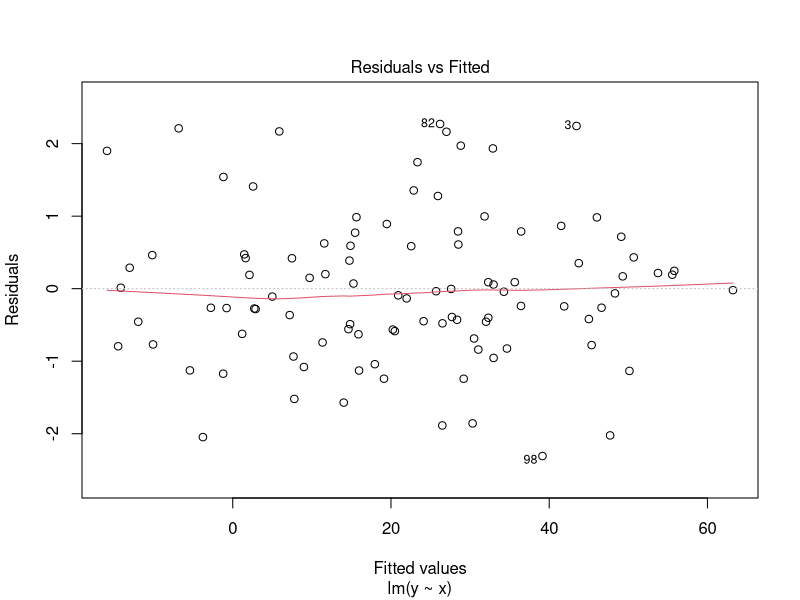
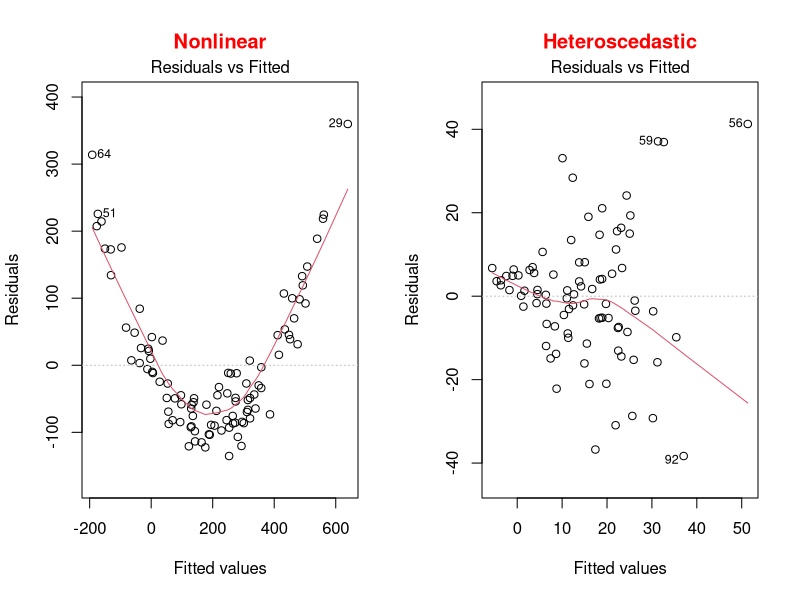
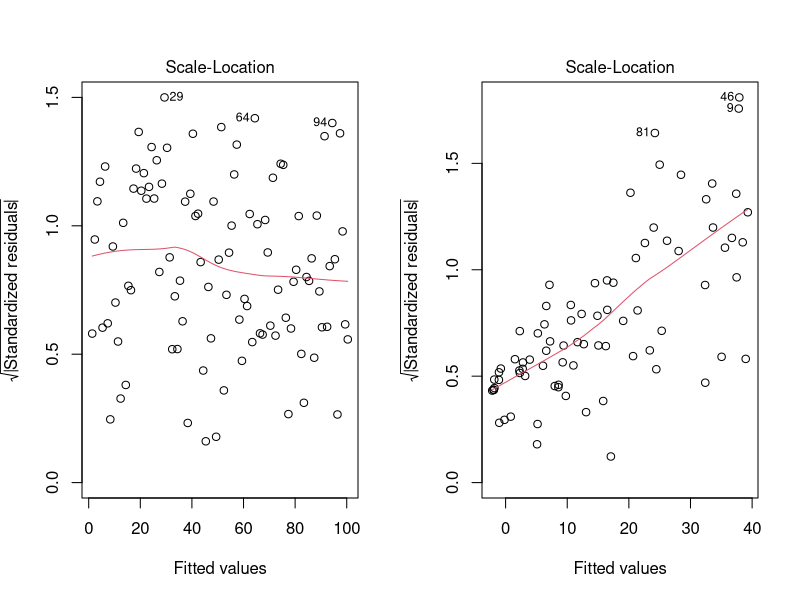
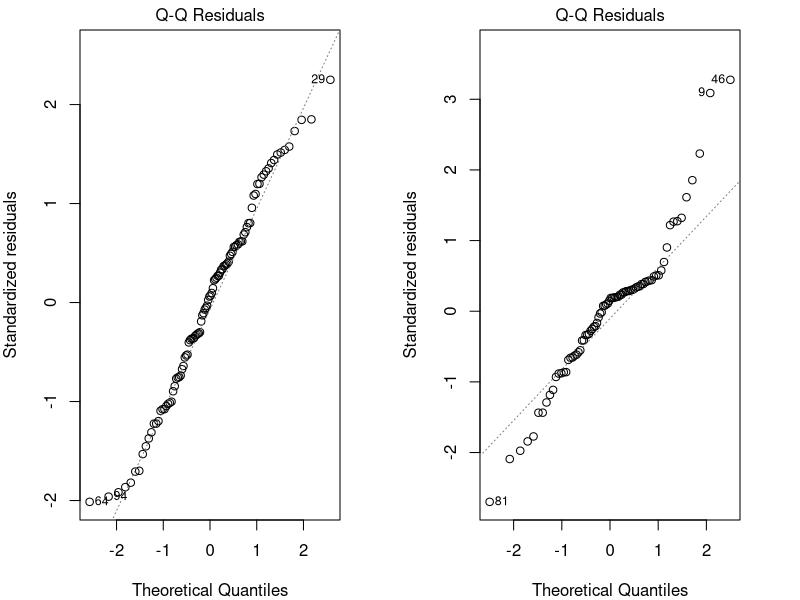
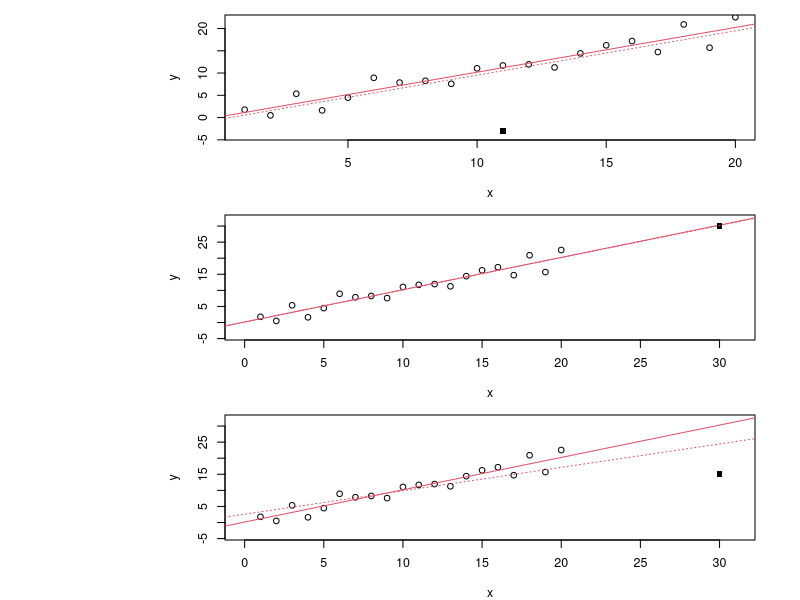
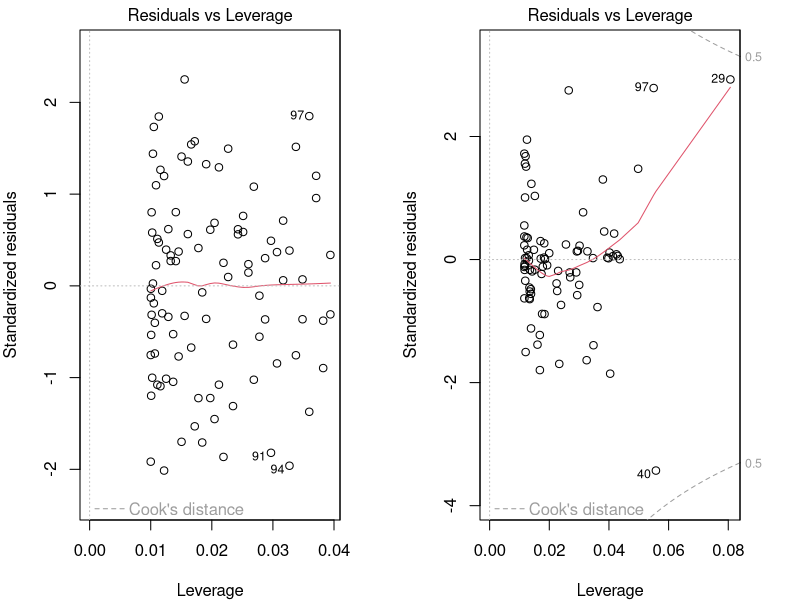
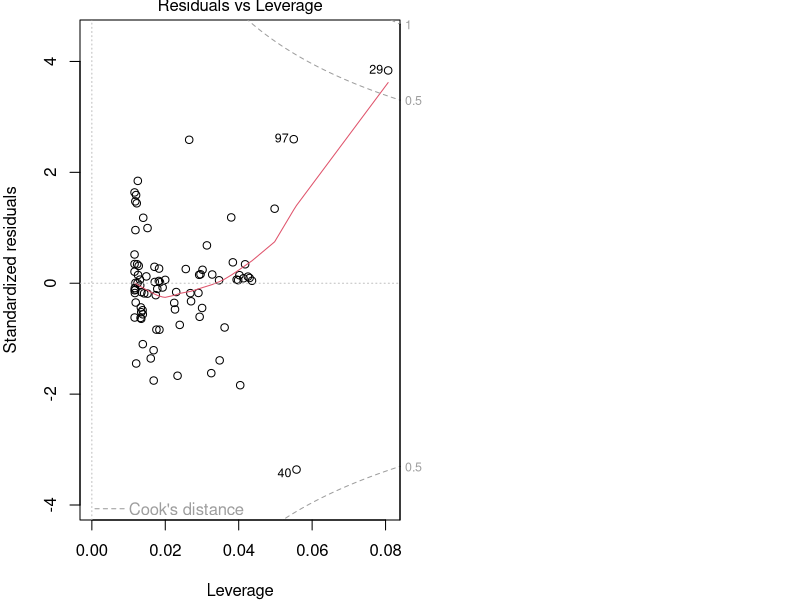
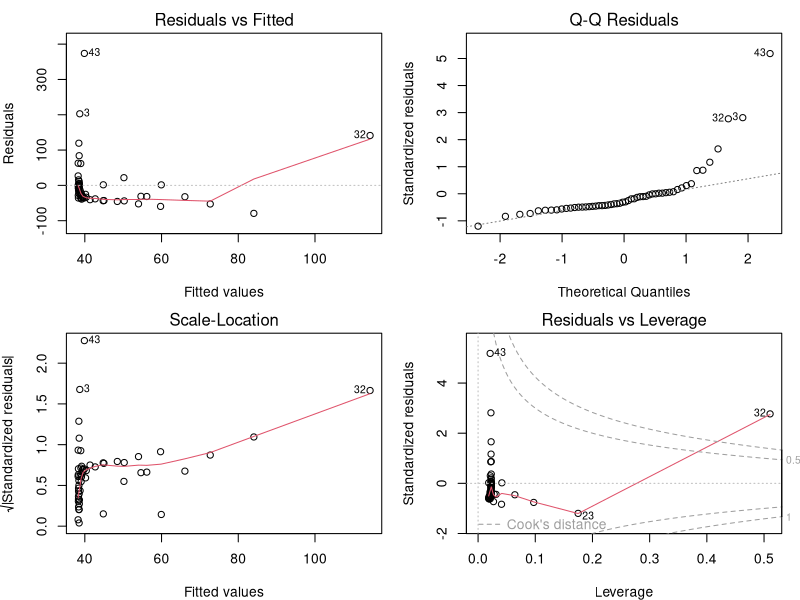

Generate these figures, in order, with R: (Note: this script raises an error after producing the figures.)
## ---- chunk 1
knitr::opts_chunk$set(
  comment = "#",
  collapse = TRUE,
  #cache = TRUE,
  warning = FALSE,
  message = FALSE,
  fig.width=6, fig.height=6,
  fig.align = 'center'
)
## ---- chunk 2
options(repos=structure(c(CRAN="http://cran.r-project.org")))
## ---- chunk 3
if (!require(dplyr)) install.packages("dplyr")
library(dplyr)

if (!require(kableExtra)) install.packages("kableExtra")
library(kableExtra)

if (!require(vegan)) install.packages("vegan")
library(vegan)

if (!require(e1071)) install.packages("e1071")
library(e1071)

if (!require(MASS)) install.packages("MASS")
library(MASS)

if (!require(car)) install.packages("car")
library(car)
## ---- chunk 4
bird <- read.csv("Scripts_and_data/birdsdiet.csv")
## ---- chunk 5
str(bird)
## ---- chunk 6
str(bird)
## ---- chunk 7
lm1 <- lm(MaxAbund ~ Mass, data = bird)
## ---- chunk 8
  set.seed(1234564)
  x <- rnorm(100,10,10)
  y <- 2*x+0 + rnorm(100)
  lm <- lm(y~x)
  plot(lm, which = 1)
## ---- chunk 9
par(mfrow=c(1,2))
set.seed(1234564)
x = rnorm(100,10,10)
y = (x)^2 + rnorm(length(x),0,30)
lm=lm(y~scale(x))
plot(lm,which = 1, main = "Nonlinear", col.main="red")

x = rnorm(100,10,10)
y = (x) + 0 + rnorm(length(x), 0, x)
lm=lm(y~scale(x))
plot(lm,which = 1, main = "Heteroscedastic", col.main="red")
## ---- chunk 10
par(mfrow=c(1,2))
set.seed(1234564)
x <- 1:100
y <- x + rnorm(100,sd=5)
lm=lm(y~x)
plot(lm,which = 3)

set.seed(2)
x = rnorm(100,10,10)
y = (x) + 0 + rnorm(length(x), 0, x)
lm=lm(y~scale(x))
plot(lm,which = 3)
## ---- chunk 11
par(mfrow=c(1,2), mar = c(4, 4, 1.5, 3))
set.seed(1234564)
x <- 1:100
y <- x + rnorm(100,sd=5)
lm=lm(y~x)
plot(lm, which = 2)

set.seed(2)
x = rnorm(100,10,10)
y = (x) + 0 + rnorm(length(x), 0, x)
lm=lm(y~scale(x))
plot(lm, which = 2)
## ---- chunk 12
par(mfrow=c(3, 1), mar = c(4, 15, 1, 3), cex = 0.75)
set.seed(1234564)
x <- 1:20
y <- rnorm(x, x, 2)
lm0 <- lm(y ~ x)
# plot 1
plot(x, y, ylim = c(-4, 22)); abline(lm0, col = 2); points(11, -3, pch = 15)
# add 20, 10 point to the new lm
xx <- c(x, 11); yy <- c(y, -3)
abline(lm(yy ~ xx), col = 2, lty = 3)
text(-18, 10, srt=0, adj = 0, labels = '* No leverage \n* Low influence', xpd = TRUE, cex = 1.5)
# plot 2
plot(x, y, ylim = c(-4, 32), xlim = c(0, 31)); abline(lm0, col = 2); points(30, 30, pch = 15)
# add 20, 10 point to the new lm
xx <- c(x, 30); yy <- c(y, 30)
abline(lm(yy ~ xx), col = 2, lty = 3)
text(-31, 15, srt=0, adj = 0, labels = '* High leverage \n* No influence', xpd = TRUE, cex = 1.5)

# plot 3
plot(x, y, ylim = c(-4, 32), xlim = c(0, 31)); abline(lm0, col = 2); points(30, 15, pch = 15)
# add 20, 10 point to the new lm
xx <- c(x, 30); yy <- c(y, 15)
abline(lm(yy ~ xx), col = 2, lty = 3)
text(-31, 15, srt=0, adj = 0, labels = '* High leverage \n* High influence', xpd = TRUE, cex = 1.5)
## ---- chunk 13
par(mfrow=c(1,2), mar = c(4, 4, 1.5, 3))
set.seed(1234564)
x <- 1:100
y <- x + rnorm(100,sd=5)
lm=lm(y~x)
plot(lm, which = 5)

set.seed(1234564)
x = rnorm(100,10,10)
y = (x) + 0 + rnorm(length(x), 0, x)
lm=lm(y~scale(x))
plot(lm, which = 5)
## ---- chunk 14
par(mar = c(4, 4, 1, 0))
set.seed(1234564)
x = rnorm(100,10,10)
y = (x) + 0 + rnorm(length(x), 0, x)
y[29] <- 100
lm=lm(y~scale(x))
plot(lm, which = 5)
## ---- chunk 15
par(mfrow=c(2,2), mar = c(4,4,2,1.1), oma =c(0,0,0,0))
plot(lm1)
## ---- chunk 16
par(mfrow=c(1,3), mar = c(4,4,3,1), cex = 0.8)
plot(bird$MaxAbund ~ bird$Mass)
abline(lm1) # adds the best-fit line
hist(bird$MaxAbund) # hist() produces a histogram of the variable
hist(bird$Mass)
## ---- chunk 17
shapiro.test(bird$MaxAbund)
shapiro.test(bird$Mass)
## ---- chunk 18
skewness(bird$MaxAbund)
skewness(bird$Mass)
## ---- chunk 19
bird$logMaxAbund <- log10(bird$MaxAbund)
bird$logMass <- log10(bird$Mass)
## ---- chunk 20
lm2 <- lm(logMaxAbund ~ logMass, data = bird)
## ---- chunk 21
par(mfrow=c(2,2), mar=c(3,4,1.15,1.2))
plot(lm2)
## ---- chunk 22
par(mfrow=c(1,3), mar=c(4,4,1.15,1.2))
plot(logMaxAbund ~ logMass, data=bird)
abline(lm2)
hist(log10(bird$MaxAbund))
hist(log10(bird$Mass))
## ---- chunk 23
summary(lm2)
## ---- chunk 24
lm2$coef
summary(lm2)$coefficients
summary(lm2)$r.squared
## ---- chunk 25
summary(lm2)
## ---- chunk 26
lm3 <- lm(logMaxAbund~logMass, data=bird, subset=!bird$Aquatic)
# removes aquatic birds (= TRUE)
# or equivalently
lm3 <- lm(logMaxAbund~logMass, data=bird, subset=bird$Aquatic == 0)
## ---- chunk 27
par(mfrow=c(1,2), mar = c(4, 4, 3, 1))
plot(logMaxAbund~logMass, data=bird, main = 'All birds')
abline(lm2, col = 'red')
plot(logMaxAbund~logMass, data=bird, subset=!bird$Aquatic, main = 'Terrestrial birds')
abline(lm3, col = 'red')
## ---- chunk 28
# Run the model
lm4 <- lm(logMaxAbund ~ logMass, data=bird, subset=bird$Passerine == 1)
summary(lm4)
## ---- chunk 29
# diagnostic plots
par(mfrow=c(2,2), mar = c(4,4,2,1.1), oma =c(0,0,0,0))
plot(lm4)
## ---- chunk 30
# Recall: we want adj.r.squared
summary(lm2)$adj.r.squared
summary(lm3)$adj.r.squared
summary(lm4)$adj.r.squared
## ---- chunk 31
boxplot(logMass ~ Aquatic,
        data = bird, names = c("Non-Aquatic", "Aquatic"))
## ---- chunk 32
var.test(logMass ~ Aquatic, data = bird)
## ---- chunk 33
ttest1 <- t.test(logMass ~ Aquatic, var.equal = TRUE, data = bird)

# Or use lm()
ttest.lm1 <- lm(logMass ~ Aquatic, data=bird)
## ---- chunk 34
ttest1$statistic^2
anova(ttest.lm1)$F
# answer: F=60.3845 in both cases
## ---- chunk 35
ttest1
## ---- chunk 36
# Unilateral t-test
uni.ttest1 <- t.test(logMass ~ Aquatic,
                     var.equal = TRUE,
                     data = bird,
                     alternative = "less")
## ---- chunk 37
uni.ttest1
## ---- chunk 38
str(bird)
## ---- chunk 39
par(mar = c(4, 4, 0.5, 1))
boxplot(logMaxAbund ~ Diet,
        data = bird, ylab = expression("log"[10]*"(Maximum Abundance)"), xlab = 'Diet')
## ---- chunk 40
par(mar=c(4,4,.1,1))
med <- sort(tapply(bird$logMaxAbund, bird$Diet, median))
boxplot(logMaxAbund ~ factor(Diet, levels = names(med)), data = bird,
        ylab = expression("log"[10]*"(Maximum Abundance)"), xlab = 'Diet')
## ---- chunk 41
par(mar=c(4,4,.4,1))
plot.design(logMaxAbund ~ Diet, data=bird, ylab = expression("log"[10]*"(Maximum Abundance)"))
## ---- chunk 42
anov1 <- lm(logMaxAbund ~ Diet,
            data = bird)
## ---- chunk 43
aov1 <- aov(logMaxAbund ~ Diet,
            data = bird)
## ---- chunk 44
anova(anov1)
## ---- chunk 45
summary(aov1)
## ---- chunk 46
bartlett.test(logMaxAbund ~ Diet,
              data = bird)
## ---- chunk 47
shapiro.test(resid(anov1))
## ---- chunk 48
summary(anov1)
## ---- chunk 49
summary.lm(aov1)
## ---- chunk 50
TukeyHSD(aov(anov1), ordered = TRUE)
## ---- chunk 51
par(mar=c(3,3,0.5,0.5))
sd <- tapply(bird$logMaxAbund, list(bird$Diet), sd)
means <- tapply(bird$logMaxAbund, list(bird$Diet), mean)
n <- length(bird$logMaxAbund)
se <- 1.96*sd/sqrt(n)
bp <- barplot(means, ylim = c(0, max(bird$logMaxAbund) - 0.5))
epsilon = 0.1
segments(bp, means - se, bp, means + se, lwd=2) # vertical bars
segments(bp - epsilon, means - se, bp + epsilon, means - se, lwd = 2) # horizontal bars
segments(bp - epsilon, means + se, bp + epsilon, means + se, lwd = 2) # horizontal bars
## ---- chunk 52
anov2 <- lm(logMaxAbund ~ Diet*Aquatic, data = bird)
summary(anov2)
## ---- chunk 53
anov2 <- lm(logMaxAbund ~ Diet*Aquatic, data = bird)
anova(anov2)
## ---- chunk 54
## functions
f1 <- function(x, a, b) {
  return(x*a+b)
}
# conf for plot
col = rgb(118, 143, 175, maxColorValue = 255)
x <- 1:20
par(mfrow = c(1, 3), mar = c(1, 1, 6.5, 4))

# plot 1
plot(x, f1(x, a=1.1,b=2), ylim = c(0, 60), type = 'l', lwd = 2.5, xaxt = "n", yaxt = "n", xlab = "", ylab = "", bty='l', col = col)
lines(f1(x, a=1.1,b=17), lwd = 2.5, col = col)
lines(f1(x, a=0.6,b=22), lwd = 2.5, col = col)
lines(f1(x, a=1.1,b=40), lwd = 2.5, col = col)
mtext('One level of the factor\n has a different slope', side = 3, line = 2, cex = 1.5)
# plot 2
plot(x, f1(x, a=.5,b=2), ylim = c(0, 60), type = 'l', lwd = 2.5, xaxt = "n", yaxt = "n", xlab = "", ylab = "", bty='l', col = col)
lines(f1(x, a=1.1,b=17), lwd = 2.5, col = col)
lines(f1(x, a=1.1,b=22), lwd = 2.5, col = col)
lines(f1(x, a=0.01,b=40), lwd = 2.5, col = col)
mtext('Many levels have\n different slopes', side = 3, line = 2, cex = 1.5)
# plot 3
plot(x, f1(x, a=1.1,b=2), ylim = c(0, 60), type = 'l', lwd = 2.5, xaxt = "n", yaxt = "n", xlab = "", ylab = "", bty='l', col = col)
lines(f1(x, a=1.1,b=17), lwd = 2.5, col = col)
lines(f1(x, a=1.1,b=22), lwd = 2.5, col = col)
lines(f1(x, a=1.1,b=40), lwd = 2.5, col = col)
mtext('No interaction', side = 3, line = 2, cex = 1.5)
## ---- chunk 55
# plot to simulate effects::effect() plot
a = 40; b =20; sd = 8
par(mar=c(4,4,.5,1))
plot(c(a, b), ylim = c(10, 50), xlim = c(0.9, 2.1), xlab = 'factor Z', ylab = 'Y', xaxt = 'n')
lines(c(a, b), col = 4, pch = 1.5)
segments(c(1, 2), c(a-sd, b-sd), c(1,2), c(a+sd, b+sd), lwd = 1.5, col = 'orange')
segments(c(1, 2) - .04, c(a, b) + sd, c(1, 2) + .04, c(a, b) + sd, lwd = 1.5, col = 'orange')
segments(c(1, 2) - .04, c(a, b) - sd, c(1, 2) + .04, c(a, b) - sd, lwd = 1.5, col = 'orange')
points(c(1, 2), c(a, b), pch = 16, col = 4)
axis(1, at = c(1, 2), labels = FALSE) # add ticks
mtext(c('Level 1', 'Level 2'), 1, at = 1:2, line = 0.5) # add labels to ticks
## ---- chunk 56
str(bird)
## ---- chunk 57
ancov1 <- lm(logMaxAbund ~ logMass*Diet,
             data = bird)
anova(ancov1)
## ---- chunk 58
ancov2 <- lm(logMaxAbund ~ logMass + Diet,
             data = bird)
anova(ancov2)
## ---- chunk 59
Dickcissel = read.csv("Scripts_and_data/dickcissel.csv")
str(Dickcissel)
## ---- chunk 60
# select variables
var <- c('clTma', 'NDVI', 'grass', 'abund')
plot(Dickcissel[, var])
## ---- chunk 61
lm.mult <- lm(abund ~ clTma + NDVI + grass, data = Dickcissel)
summary(lm.mult)
## ---- chunk 62
par(mfrow = c(2, 2))
par(mfrow=c(2,2), mar = c(3.9,4,1.2,1.1), oma =c(0,0,0,0))
plot(lm.mult)
## ---- chunk 63
summary(lm.mult)
## ---- chunk 64
par(mfrow=c(1,3), mar=c(4, 4, 0.5, 0.5), cex = 1)
plot(abund ~ clTma, data = Dickcissel)
plot(abund ~ NDVI,  data = Dickcissel)
plot(abund ~ grass, data = Dickcissel)
## ---- chunk 65
lm.full <- lm(abund ~ . - Present,
              data = Dickcissel)
lm.step <- step(lm.full)
## ---- chunk 66
summary(lm.full)
## ---- chunk 67
summary(lm.step)
## ---- chunk 68
tapply(bird$logMaxAbund, bird$Diet, mean)
coef(anov1)
coef(anov1)[1] + coef(anov1)[2] # InsectVert
coef(anov1)[1] + coef(anov1)[3] # Plant
## ---- chunk 69
sum(contrasts(bird$Diet)[,1])
sum(contrasts(bird$Diet)[,1]*contrasts(bird$Diet)[,2])
## ---- chunk 70
options(contrasts=c("contr.helmert", "contr.poly"))
sum(contrasts(bird$Diet)[,1])
sum(contrasts(bird$Diet)[,1]*contrasts(bird$Diet)[,2])
## ---- chunk 71
anov3 <- lm(logMaxAbund ~ Diet, data = bird)
summary(anov3)
## ---- chunk 72
table(bird$Aquatic)
## ---- chunk 73
unb.anov1 <- lm(logMaxAbund ~ Aquatic + Diet, data = bird)
unb.anov2 <- lm(logMaxAbund ~ Diet + Aquatic, data = bird)
## ---- chunk 74
anova(unb.anov1)
## ---- chunk 75
anova(unb.anov2)
## ---- chunk 76
car::Anova(unb.anov1, type = "III")
## ---- chunk 77
car::Anova(unb.anov2, type = "III")
## ---- chunk 78

poly.reg=data.frame(Degree = 0:5,
                    Name = c("Constant","Linear","Quadratic",
                             "Cubic","Quartic","Quintic"),
                    Example = c("\\(3\\)",
                                "\\(x+9\\)",
                                "\\(x^2-x+4\\)",
                                "\\(x^3-x^2+5\\)",
                                "\\(6x^4-x^3+x-2\\)",
                                "\\(x^5-3x^3+x^2+8\\)"))
knitr::kable(poly.reg, format = "html", escape=FALSE)
## ---- chunk 79
lm.linear <- lm(abund ~ clDD, data = Dickcissel)
lm.quad   <- lm(abund ~ clDD + I(clDD^2), data = Dickcissel)
lm.cubic  <- lm(abund ~ clDD + I(clDD^2) + I(clDD^3), data = Dickcissel)
summ_lm.linear <- capture.output(summary(lm.linear))[c(9:12, 17, 18)]
summ_lm.quad <- capture.output(summary(lm.quad))[c(9:13, 18, 19)]
summ_lm.cubic <- capture.output(summary(lm.cubic))[c(9:14, 17, 18)]
## ---- chunk 80
print(summ_lm.linear)
## ---- chunk 81
print(summ_lm.quad)
## ---- chunk 82
print(summ_lm.cubic)
## ---- chunk 83
mod <- lm(clDD ~ clFD + clTmi + clTma + clP + grass, data = Dickcissel)
car::vif(mod)
## ---- chunk 84
library(vegan)
part.lm = varpart(Dickcissel$abund, Dickcissel[ ,c("clDD","clFD","clTmi","clTma","clP")],
                  Dickcissel[ ,c("broadleaf","conif","grass","crop", "urban","wetland")])
part.lm
## ---- chunk 85
par(mar=rep(0.5,4))
showvarparts(2)
## ---- chunk 86
par(mar=rep(0.5,4))
plot(part.lm,
     digits = 2,
     bg = rgb(48,225,210,80,
              maxColorValue=225),
     col = "turquoise4")
## ---- chunk 87
out.1 = rda(Dickcissel$abund,
            Dickcissel[ ,c("clDD", "clFD","clTmi","clTma","clP")],
            Dickcissel[ ,c("broadleaf","conif","grass","crop", "urban","wetland")])
out.2 = rda(Dickcissel$abund,
            Dickcissel[ ,c("broadleaf","conif","grass","crop", "urban", "wetland")],
            Dickcissel[ ,c("clDD","clFD","clTmi", "clTma","clP")])
## ---- chunk 88
# Climate set
anova(out.1, step = 1000, perm.max = 1000)
## ---- chunk 89
# Land cover set
anova(out.2, step = 1000, perm.max = 1000)
